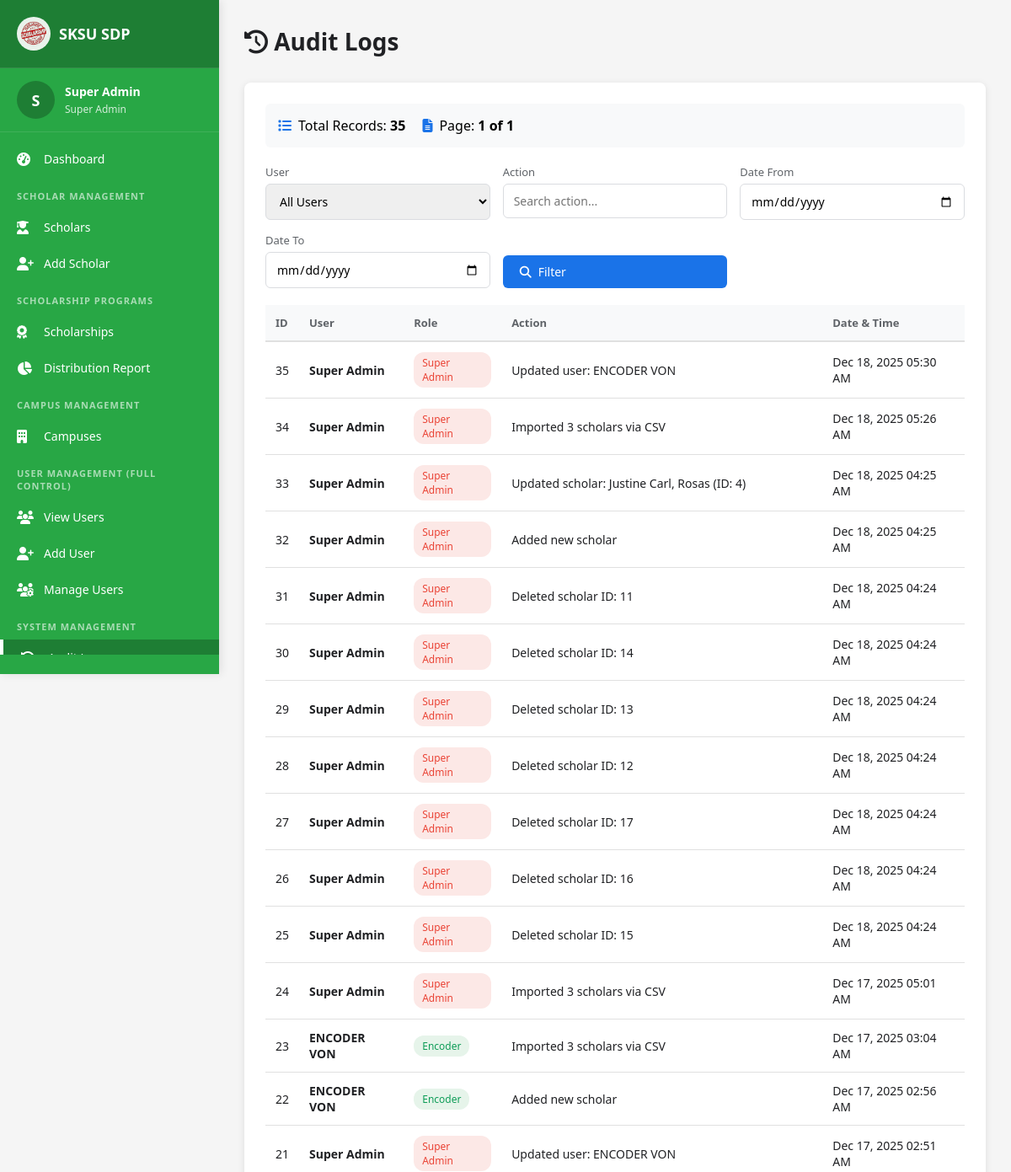
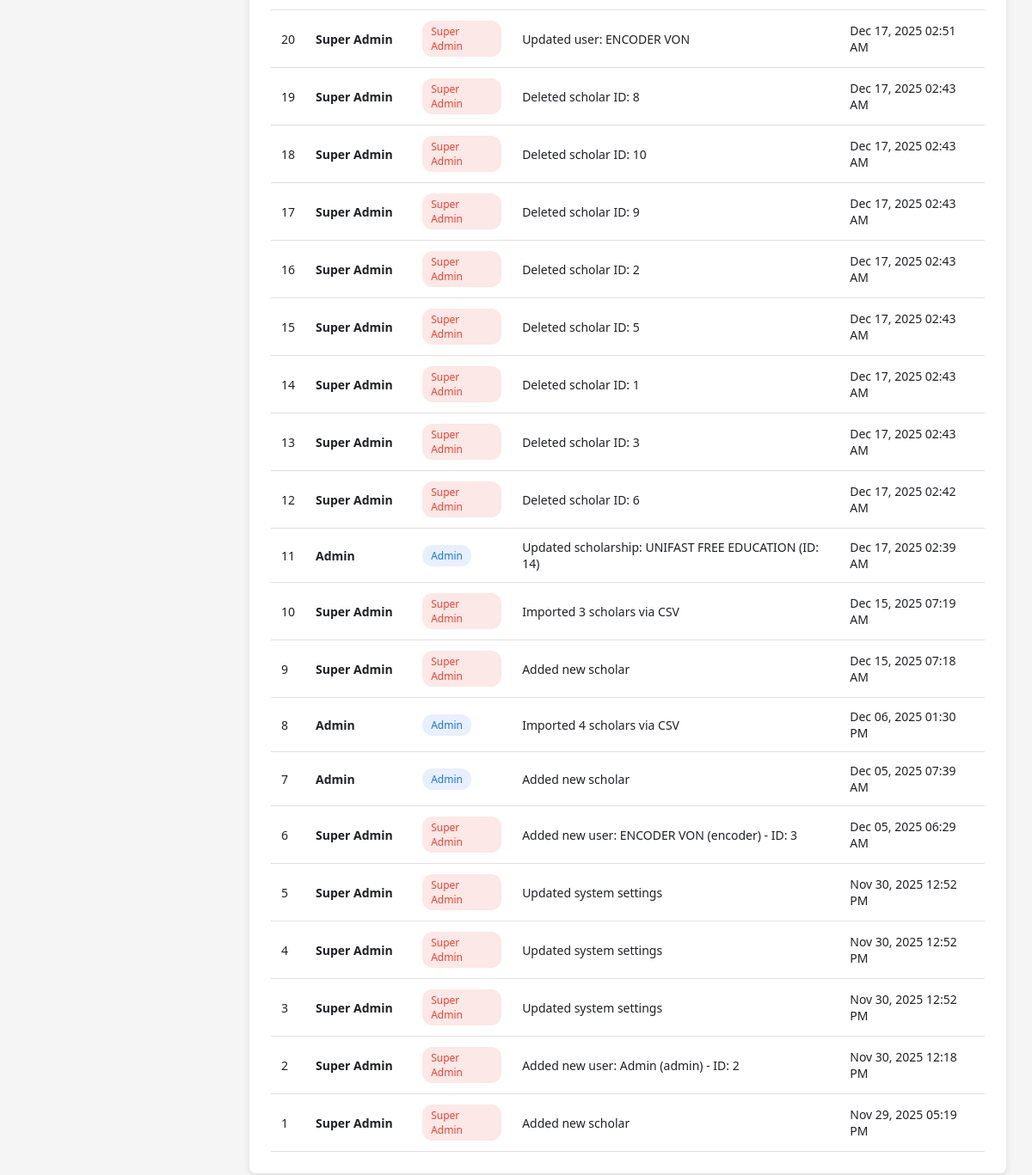
The page /SuperAdmin/audit-logs.php (signed in) on the database its author committed (2 pictures, top to bottom).
### tables this page shows
CREATE TABLE `audit_logs` (
  `id` int(11) NOT NULL,
  `user_id` int(11) DEFAULT NULL,
  `action` varchar(255) DEFAULT NULL,
  `details` text DEFAULT NULL,
  `created_at` timestamp NOT NULL DEFAULT current_timestamp()
);

CREATE TABLE `users` (
  `id` int(11) NOT NULL,
  `name` varchar(150) DEFAULT NULL,
  `email` varchar(150) DEFAULT NULL,
    `password` varchar(255) DEFAULT NULL,
    `profile_photo` varchar(255) DEFAULT NULL,
  `role` enum('super_admin','admin','encoder') NOT NULL,
  `created_at` timestamp NOT NULL DEFAULT current_timestamp()
);

### SuperAdmin/audit-logs.php (the view, shortened to what this page needs)
<?php
include '../conn.php';
$limit = 50;
$page = isset($_GET['page']) ? (int)$_GET['page'] : 1;
$offset = ($page - 1) * $limit;
$action_filter = isset($_GET['action']) ? $_GET['action'] : '';
$date_from = isset($_GET['date_from']) ? $_GET['date_from'] : '';
$date_to = isset($_GET['date_to']) ? $_GET['date_to'] : '';
$where = [];
$params = [];
$types = '';
$where_clause = count($where) > 0 ? 'WHERE ' . implode(' AND ', $where) : '';
$count_query = "SELECT COUNT(*) as total FROM audit_logs al $where_clause";
$stmt = $conn->prepare($count_query);
$stmt->execute();
$total_records = $stmt->get_result()->fetch_assoc()['total'];
$total_pages = ceil($total_records / $limit);
$query = "SELECT al.*, u.name, u.role
          FROM audit_logs al
          LEFT JOIN users u ON al.user_id = u.id
          $where_clause
          ORDER BY al.created_at DESC
          LIMIT ? OFFSET ?";
$stmt = $conn->prepare($query);
$params[] = $limit;
$params[] = $offset;
$types .= 'ii';
$stmt->bind_param($types, ...$params);
$stmt->execute();
$logs = $stmt->get_result();
?>
<!DOCTYPE html>
<html lang="en">
<head>
    <link rel="stylesheet" href="https://cdnjs.cloudflare.com/ajax/libs/font-awesome/6.4.0/css/all.min.css">
</head>
<body>
    <?php include '../sidebars/superadminSB.php'; ?>
    <div class="main-content">
        <div class="page-header">
            <h1><i class="fas fa-history"></i> Audit Logs</h1>
        </div>
        <div class="card">
            <div class="stats-bar">
                <div class="stat-item">
                    <i class="fas fa-list"></i>
                    <span>Total Records: <strong><?php echo number_format($total_records); ?></strong></span>
                </div>
                <div class="stat-item">
                    <i class="fas fa-file-alt"></i>
                    <span>Page: <strong><?php echo $page; ?> of <?php echo $total_pages; ?></strong></span>
                </div>
            </div>
            <form method="GET" action="">
                <div class="filters">
                    <div class="filter-group">
                        <label for="user">User</label>
                        <select id="user" name="user">
                            <option value="">All Users</option>
                        </select>
                    </div>
                    <div class="filter-group">
                        <label for="action">Action</label>
                        <input type="text" id="action" name="action" placeholder="Search action..." value="<?php echo htmlspecialchars($action_filter); ?>">
                    </div>
                    <div class="filter-group">
                        <label for="date_from">Date From</label>
                        <input type="date" id="date_from" name="date_from" value="<?php echo htmlspecialchars($date_from); ?>">
                    </div>
                    <div class="filter-group">
                        <label for="date_to">Date To</label>
                        <input type="date" id="date_to" name="date_to" value="<?php echo htmlspecialchars($date_to); ?>">
                    </div>
                    <div class="filter-group" style="justify-content: flex-end;">
                        <label>&nbsp;</label>
                        <button type="submit" class="btn btn-primary">
                            <i class="fas fa-search"></i> Filter
                        </button>
                    </div>
                </div>
            </form>
            <div class="table-wrapper">
                <table>
                    <thead>
                        <tr>
                            <th>ID</th>
                            <th>User</th>
                            <th>Role</th>
                            <th>Action</th>
                            <th>Date & Time</th>
                        </tr>
                    </thead>
                    <tbody>
                        <?php if ($logs->num_rows > 0): ?>
                            <?php while ($log = $logs->fetch_assoc()): ?>
                                <tr>
                                    <td><?php echo $log['id']; ?></td>
                                    <td><strong><?php echo htmlspecialchars($log['name']); ?></strong></td>
                                    <td>
                                        <?php if ($log['role'] == 'super_admin'): ?>
                                            <span class="badge badge-super">Super Admin</span>
                                        <?php elseif ($log['role'] == 'admin'): ?>
                                            <span class="badge badge-admin">Admin</span>
                                        <?php else: ?>
                                            <span class="badge badge-encoder">Encoder</span>
                                        <?php endif; ?>
                                    </td>
                                    <td><?php echo htmlspecialchars($log['action']); ?></td>
                                    <td><?php echo date('M d, Y h:i A', strtotime($log['created_at'])); ?></td>
                                </tr>
                            <?php endwhile; ?>
                        <?php endif; ?>
                    </tbody>
                </table>
            </div>
        </div>
    </div>
</body>
</html>

### SuperAdmin/audit-logs.php (style rules this page uses)
* { margin: 0; padding: 0; box-sizing: border-box; font-family: 'Segoe UI', Tahoma, Geneva, Verdana, sans-serif; }
body { background-color: #f5f5f5; }
.main-content { margin-left: 260px; padding: 30px; min-height: 100vh; }
.page-header { display: flex; justify-content: space-between; align-items: center; margin-bottom: 30px; }
.page-header h1 { font-size: 28px; color: #202124; }
.btn { padding: 10px 20px; border-radius: 6px; text-decoration: none; font-weight: 500; transition: all 0.3s ease; border: none; cursor: pointer; font-size: 14px; display: inline-flex; align-items: center; gap: 8px; }
.btn-primary { background: #1a73e8; color: white; }
.card { background: white; border-radius: 8px; box-shadow: 0 2px 8px rgba(0, 0, 0, 0.1); padding: 25px; }
.filters { display: grid; grid-template-columns: repeat(auto-fit, minmax(200px, 1fr)); gap: 15px; margin-bottom: 20px; }
.filter-group { display: flex; flex-direction: column; gap: 5px; }
.filter-group label { font-size: 13px; color: #5f6368; font-weight: 500; }
.filter-group input, .filter-group select { padding: 10px 12px; border: 1px solid #dadce0; border-radius: 6px; font-size: 14px; }
.table-wrapper { overflow-x: auto; }
table { width: 100%; border-collapse: collapse; }
table th { background: #f8f9fa; padding: 12px; text-align: left; font-size: 13px; color: #5f6368; font-weight: 600; border-bottom: 2px solid #e0e0e0; }
table td { padding: 12px; font-size: 14px; color: #202124; border-bottom: 1px solid #e0e0e0; }
.badge { display: inline-block; padding: 4px 10px; border-radius: 12px; font-size: 12px; font-weight: 500; }
.badge-super { background: #fce8e6; color: #ea4335; }
.badge-admin { background: #e8f0fe; color: #1a73e8; }
.badge-encoder { background: #e6f4ea; color: #0f9d58; }
.stats-bar { display: flex; gap: 20px; margin-bottom: 20px; padding: 15px; background: #f8f9fa; border-radius: 6px; }
.stat-item { display: flex; align-items: center; gap: 8px; }
.stat-item i { color: #1a73e8; }

### sidebars/superadminSB.php (style rules this page uses)
:root { --sidebar-bg: #28a745; --sidebar-hover: #218838; --sidebar-active: #1e7e34; --sidebar-text: #ffffff; --sidebar-width: 260px; }

### rows shown on the page
audit_logs: id "35", user.name "Super Admin", action "Updated user: ENCODER VON", created_at "Dec 18, 2025 05:30 AM"
audit_logs: id "34", user.name "Super Admin", action "Imported 3 scholars via CSV", created_at "Dec 18, 2025 05:26 AM"
audit_logs: id "33", user.name "Super Admin", action "Updated scholar: Justine Carl, Rosas (ID: 4)", created_at "Dec 18, 2025 04:25 AM"
audit_logs: id "32", user.name "Super Admin", action "Added new scholar", created_at "Dec 18, 2025 04:25 AM"
audit_logs: id "31", user.name "Super Admin", action "Deleted scholar ID: 11", created_at "Dec 18, 2025 04:24 AM"
audit_logs: id "30", user.name "Super Admin", action "Deleted scholar ID: 14", created_at "Dec 18, 2025 04:24 AM"
audit_logs: id "29", user.name "Super Admin", action "Deleted scholar ID: 13", created_at "Dec 18, 2025 04:24 AM"
audit_logs: id "28", user.name "Super Admin", action "Deleted scholar ID: 12", created_at "Dec 18, 2025 04:24 AM"
audit_logs: id "27", user.name "Super Admin", action "Deleted scholar ID: 17", created_at "Dec 18, 2025 04:24 AM"
audit_logs: id "26", user.name "Super Admin", action "Deleted scholar ID: 16", created_at "Dec 18, 2025 04:24 AM"
audit_logs: id "25", user.name "Super Admin", action "Deleted scholar ID: 15", created_at "Dec 18, 2025 04:24 AM"
audit_logs: id "24", user.name "Super Admin", action "Imported 3 scholars via CSV", created_at "Dec 17, 2025 05:01 AM"
audit_logs: id "23", user.name "ENCODER VON", shows "Encoder", action "Imported 3 scholars via CSV", created_at "Dec 17, 2025 03:04 AM"
audit_logs: id "22", user.name "ENCODER VON", shows "Encoder", action "Added new scholar", created_at "Dec 17, 2025 02:56 AM"
audit_logs: id "21", user.name "Super Admin", action "Updated user: ENCODER VON", created_at "Dec 17, 2025 02:51 AM"
audit_logs: id "20", user.name "Super Admin", action "Updated user: ENCODER VON", created_at "Dec 17, 2025 02:51 AM"
audit_logs: id "19", user.name "Super Admin", action "Deleted scholar ID: 8", created_at "Dec 17, 2025 02:43 AM"
audit_logs: id "18", user.name "Super Admin", action "Deleted scholar ID: 10", created_at "Dec 17, 2025 02:43 AM"
audit_logs: id "17", user.name "Super Admin", action "Deleted scholar ID: 9", created_at "Dec 17, 2025 02:43 AM"
audit_logs: id "16", user.name "Super Admin", action "Deleted scholar ID: 2", created_at "Dec 17, 2025 02:43 AM"
audit_logs: id "15", user.name "Super Admin", action "Deleted scholar ID: 5", created_at "Dec 17, 2025 02:43 AM"
audit_logs: id "14", user.name "Super Admin", action "Deleted scholar ID: 1", created_at "Dec 17, 2025 02:43 AM"
audit_logs: id "13", user.name "Super Admin", action "Deleted scholar ID: 3", created_at "Dec 17, 2025 02:43 AM"
audit_logs: id "12", user.name "Super Admin", action "Deleted scholar ID: 6", created_at "Dec 17, 2025 02:42 AM"
audit_logs: id "11", user.name "Admin", action "Updated scholarship: UNIFAST FREE EDUCATION (ID: 14)", created_at "Dec 17, 2025 02:39 AM"
audit_logs: id "10", user.name "Super Admin", action "Imported 3 scholars via CSV", created_at "Dec 15, 2025 07:19 AM"
audit_logs: id "9", user.name "Super Admin", action "Added new scholar", created_at "Dec 15, 2025 07:18 AM"
audit_logs: id "8", user.name "Admin", action "Imported 4 scholars via CSV", created_at "Dec 06, 2025 01:30 PM"
audit_logs: id "7", user.name "Admin", action "Added new scholar", created_at "Dec 05, 2025 07:39 AM"
audit_logs: id "6", user.name "Super Admin", action "Added new user: ENCODER VON (encoder) - ID: 3", created_at "Dec 05, 2025 06:29 AM"
audit_logs: id "5", user.name "Super Admin", action "Updated system settings", created_at "Nov 30, 2025 12:52 PM"
audit_logs: id "4", user.name "Super Admin", action "Updated system settings", created_at "Nov 30, 2025 12:52 PM"
audit_logs: id "3", user.name "Super Admin", action "Updated system settings", created_at "Nov 30, 2025 12:52 PM"
audit_logs: id "2", user.name "Super Admin", action "Added new user: Admin (admin) - ID: 2", created_at "Nov 30, 2025 12:18 PM"
audit_logs: id "1", user.name "Super Admin", action "Added new scholar", created_at "Nov 29, 2025 05:19 PM"

### other values the page prints
substr($_SESSION['name'], 0, 1) "S"
$_SESSION['name'] "Super Admin"
$total_records "35"
$page "1"
$total_pages "1"
